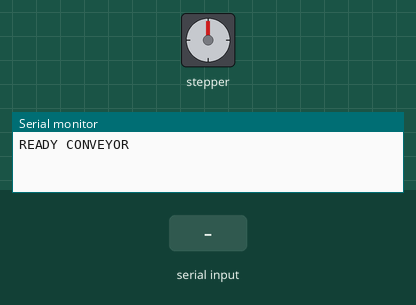
Simulated run of this sketch. Board: Arduino Uno, built with avr-gcc and run on an emulated ATmega328P. Shown: stepper motor, the last lines printed to the serial monitor. Wiring (inferred from the names in the program): stepper motor driver (200 steps per turn assumed): step pin 2; direction pin 3; enable pin 4. Inputs (shaded band) come from the test bench.

Above: at 1.2 s.
1.3 s: "F90\n" received over Serial
At 1.75 s:
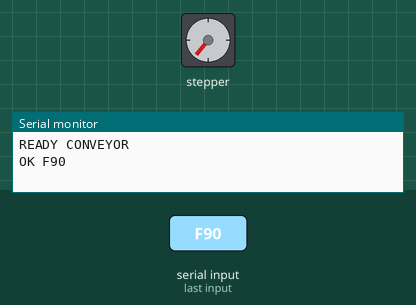
At 2.35 s:
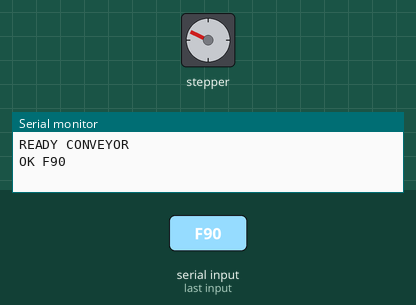
4.3 s: "R90\n" received over Serial
7.3 s: "STOP\n" received over Serial
At 8.6 s:
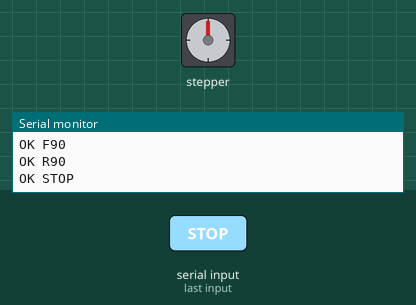
Timing chart, 0 to 10.3 s (numbered marks = the images above; inputs shaded):
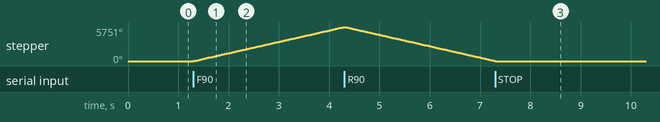

Measured:
- after the input at 1.3 s, stepper: keeps turning clockwise at about 1923°/s, starting at once
- after the input at 7.3 s, stepper: stops changing and stays 0°

The sketch:

ConveyorControl_Program.ino
```cpp
/*
  ConveyorControl_Program

  Serial protocol used by the ROS 2 conveyor_controller package:
    F30   run forward at 30 percent speed
    R30   run reverse at 30 percent speed
    STOP  stop the conveyor

  Hardware target: Arduino UNO connected to a STEP/DIR stepper driver
  such as A4988, DRV8825, TB6600, or similar.
*/

const unsigned long BAUD_RATE = 115200;

const byte STEP_PIN = 2;
const byte DIR_PIN = 3;
const byte ENABLE_PIN = 4;

const bool ENABLE_ACTIVE_LOW = true;
const bool FORWARD_DIR_LEVEL = HIGH;

const unsigned int MIN_SPEED_PERCENT = 1;
const unsigned int MAX_SPEED_PERCENT = 100;
const unsigned long MAX_STEP_RATE_HZ = 1200;
const unsigned int STEP_PULSE_US = 5;
const unsigned long COMMAND_TIMEOUT_MS = 0;  // Set > 0 to auto-stop on silence.

String inputLine;
bool running = false;
bool directionForward = true;
unsigned int speedPercent = 30;
unsigned long stepIntervalUs = 1000000UL / MAX_STEP_RATE_HZ;
unsigned long lastStepUs = 0;
unsigned long lastCommandMs = 0;

void setDriverEnabled(bool enabled) {
  if (ENABLE_ACTIVE_LOW) {
    digitalWrite(ENABLE_PIN, enabled ? LOW : HIGH);
  } else {
    digitalWrite(ENABLE_PIN, enabled ? HIGH : LOW);
  }
}

void updateStepInterval() {
  unsigned long stepRate = (MAX_STEP_RATE_HZ * (unsigned long)speedPercent) / 100UL;
  if (stepRate < 1UL) {
    stepRate = 1UL;
  }
  stepIntervalUs = 1000000UL / stepRate;
}

void stopConveyor() {
  running = false;
  setDriverEnabled(false);
}

void startConveyor(bool forward, unsigned int percent) {
  directionForward = forward;
  speedPercent = constrain(percent, MIN_SPEED_PERCENT, MAX_SPEED_PERCENT);
  updateStepInterval();

  digitalWrite(DIR_PIN, directionForward ? FORWARD_DIR_LEVEL : !FORWARD_DIR_LEVEL);
  setDriverEnabled(true);
  running = true;
  lastCommandMs = millis();
}

bool parseSpeedPercent(const String &command, unsigned int &percent) {
  if (command.length() < 2) {
    return false;
  }

  long parsed = command.substring(1).toInt();
  if (parsed < MIN_SPEED_PERCENT || parsed > MAX_SPEED_PERCENT) {
    return false;
  }

  percent = (unsigned int)parsed;
  return true;
}

void handleCommand(String command) {
  command.trim();
  command.toUpperCase();

  if (command == "STOP") {
    stopConveyor();
    Serial.println("OK STOP");
    return;
  }

  char mode = command.charAt(0);
  if (mode == 'F' || mode == 'R') {
    unsigned int percent = 0;
    if (!parseSpeedPercent(command, percent)) {
      Serial.println("ERR SPEED");
      return;
    }

    startConveyor(mode == 'F', percent);
    Serial.print("OK ");
    Serial.println(command);
    return;
  }

  Serial.println("ERR COMMAND");
}

void readSerialCommands() {
  while (Serial.available() > 0) {
    char c = (char)Serial.read();

    if (c == '\n') {
      handleCommand(inputLine);
      inputLine = "";
    } else if (c != '\r') {
      inputLine += c;
      if (inputLine.length() > 16) {
        inputLine = "";
        Serial.println("ERR TOO_LONG");
      }
    }
  }
}

void runStepper() {
  if (!running) {
    return;
  }

  if (COMMAND_TIMEOUT_MS > 0 && millis() - lastCommandMs > COMMAND_TIMEOUT_MS) {
    stopConveyor();
    Serial.println("WARN TIMEOUT_STOP");
    return;
  }

  unsigned long nowUs = micros();
  if (nowUs - lastStepUs >= stepIntervalUs) {
    lastStepUs = nowUs;
    digitalWrite(STEP_PIN, HIGH);
    delayMicroseconds(STEP_PULSE_US);
    digitalWrite(STEP_PIN, LOW);
  }
}

void setup() {
  pinMode(STEP_PIN, OUTPUT);
  pinMode(DIR_PIN, OUTPUT);
  pinMode(ENABLE_PIN, OUTPUT);

  digitalWrite(STEP_PIN, LOW);
  digitalWrite(DIR_PIN, FORWARD_DIR_LEVEL);
  stopConveyor();

  Serial.begin(BAUD_RATE);
  Serial.println("READY CONVEYOR");
}

void loop() {
  readSerialCommands();
  runStepper();
}
```
